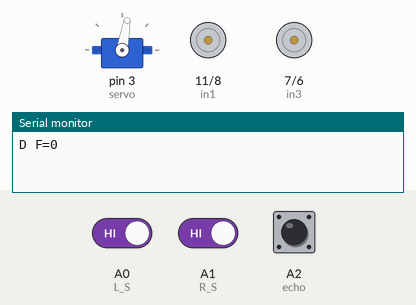
A sketch run on a simulated Arduino Uno, built with avr-gcc and run on an emulated ATmega328P. On the bench: servo, motor-driver pin pairs drawn as motors (green arrow = first pin HIGH = forward, orange = second pin HIGH = backward, longer = more drive, scaled by the enable pin), the last lines printed to the serial monitor. Wiring (inferred from the names in the program): servo: signal pin 3. Inputs (shaded band) come from the test bench; at power-on: A0 (L_S) HIGH, A1 (R_S) HIGH, A2 (echo) LOW. Servo pulses on a pin are drawn as a servo (544–2400 µs = 0–180°).

Above: at 5.3 s.
5.4 s: A0 (L_S) driven LOW
At 7.3 s:
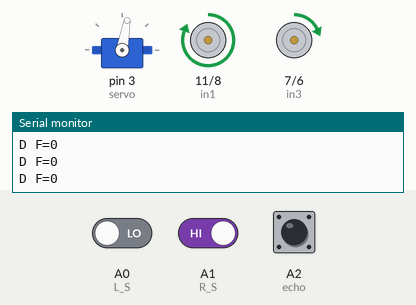
7.6 s: A1 (R_S) driven LOW
At 9.0 s:
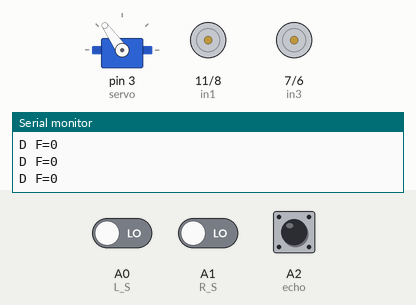
11.1 s: A2 (echo) pulsed HIGH 5 times (0.12 s each, 0.3 s apart)
14.6 s: A0 (L_S) driven HIGH
At 17.8 s:
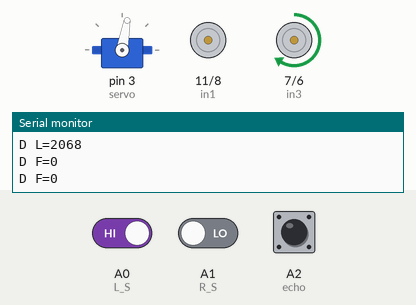
18.1 s: A0 (L_S) driven LOW
At 23.3 s:
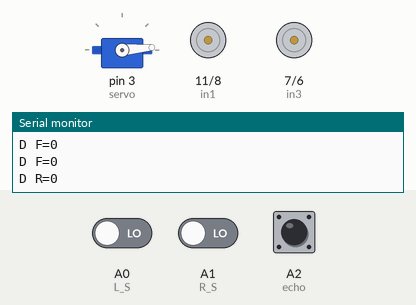
25.1 s: A1 (R_S) driven HIGH
At 27.8 s:
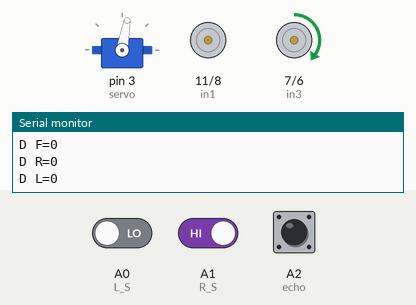
Timing chart, 0 to 29.6 s (numbered marks = the images above; inputs shaded):
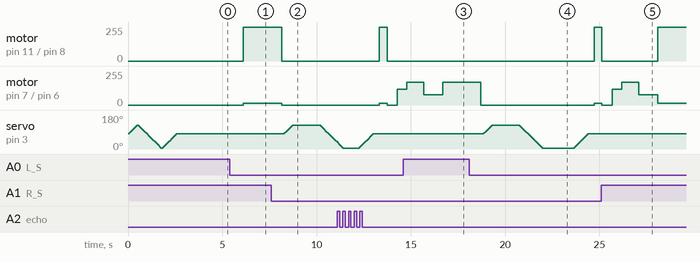

The sketch:

trail_robo_final.ino
```cpp
#define enA 12  //Enable1 L298 Pin enA
#define in1 11  //Motor1  L298 Pin in1
#define in2 8   //Motor1  L298 Pin in1
#define in3 7   //Motor2  L298 Pin in1
#define in4 6   //Motor2  L298 Pin in1
#define enB 5   //Enable2 L298 Pin enB

#define L_S A0  //ir sensor Left
#define R_S A1  //ir sensor Right

#define echo A2     //Echo pin
#define trigger A4  //Trigger pin

#define servo 3

int Set = 20;
int distance_L, distance_F, distance_R;

void setup() {  // put your setup code here, to run once

  Serial.begin(9600);  // start serial communication at 9600bps

  pinMode(R_S, INPUT);  // declare if sensor as input
  pinMode(L_S, INPUT);  // declare ir sensor as input

  pinMode(echo, INPUT);      // declare ultrasonic sensor Echo pin as input
  pinMode(trigger, OUTPUT);  // declare ultrasonic sensor Trigger pin as Output

  pinMode(enA, OUTPUT);  // declare as output for L298 Pin enA
  pinMode(in1, OUTPUT);  // declare as output for L298 Pin in1
  pinMode(in2, OUTPUT);  // declare as output for L298 Pin in2
  pinMode(in3, OUTPUT);  // declare as output for L298 Pin in3
  pinMode(in4, OUTPUT);  // declare as output for L298 Pin in4
  pinMode(enB, OUTPUT);  // declare as output for L298 Pin enB

  analogWrite(enA, 200);  // Write The Duty Cycle 0 to 255 Enable Pin A for Motor1 Speed
  analogWrite(enB, 200);  // Write The Duty Cycle 0 to 255 Enable Pin B for Motor2 Speed

  pinMode(servo, OUTPUT);

  for (int angle =80; angle <= 125; angle += 5) {
    servoPulse(servo, angle);
  }
  for (int angle = 125; angle >= 5; angle -= 5) {
    servoPulse(servo, angle);
  }

  for (int angle = 5; angle <= 80; angle += 5) {
    servoPulse(servo, angle);
  }

  distance_F = Ultrasonic_read();

  delay(500);
}


void loop() {
  //==============================================
  //     Line Follower and Obstacle Avoiding
  //==============================================

  distance_F = Ultrasonic_read();
  Serial.print("D F=");
  Serial.println(distance_F);


  //if Right Sensor and Left Sensor are at White color then it will call forword function
  if ((digitalRead(R_S) == 0) && (digitalRead(L_S) == 0)) {
    if (distance_F > Set) {
      forword();
    } else {
      Check_side();
    }
  }

  //if Right Sensor is Black and Left Sensor is White then it will call turn Right function
  else if ((digitalRead(R_S) == 1) && (digitalRead(L_S) == 0)) { turnRight(); }

  //if Right Sensor is White and Left Sensor is Black then it will call turn Left function
  else if ((digitalRead(R_S) == 0) && (digitalRead(L_S) == 1)) {
    turnLeft();
  }

  delay(10);
}

void servoPulse(int pin, int angle) {
  int pwm = (angle * 11) + 500;
  digitalWrite(pin, HIGH);
  delayMicroseconds(pwm);
  digitalWrite(pin, LOW);
  delay(50);  // Refresh cycle of servo
}


//Ultrasonic_read**************************
long Ultrasonic_read() {
  digitalWrite(trigger, LOW);
  delayMicroseconds(2);
  digitalWrite(trigger, HIGH);
  delayMicroseconds(10);
  long time = pulseIn(echo, HIGH);
  return time / 29 / 2;
}

void compareDistance() {
  if (distance_L < distance_R) {
    turnLeft();
    delay(500);
    Stop();
    delay(500);
    forward();
    delay(500);
    turnRight();
    delay(900);
    forword();
    return;
  } else {
    turnRight();
    delay(400);
     Stop();
    delay(550);
    forward();
    delay(500);
    turnLeft();
    delay(900);
    forword();
    return;

  }
}

void Check_side() {
  Stop();
  delay(100);
  for (int angle = 80; angle <= 125; angle += 5) {
    servoPulse(servo, angle);
  }
  delay(300);
  distance_R = Ultrasonic_read();
  Serial.print("D R=");
  Serial.println(distance_R);
  delay(100);
  for (int angle = 125; angle >= 5; angle -= 5) {
    servoPulse(servo, angle);
  }
  delay(500);
  distance_L = Ultrasonic_read();
  Serial.print("D L=");
  Serial.println(distance_L);
  delay(100);
  for (int angle = 5; angle <= 80; angle += 5) {
    servoPulse(servo, angle);
  }
  delay(300);
  compareDistance();
}
void forward() {
  analogWrite(enA, 120);
  analogWrite(enB, 120);         //forword
  digitalWrite(in1, HIGH);   //Left Motor backword Pin
  digitalWrite(in2, LOW);  //Left Motor forword Pin
  digitalWrite(in3, HIGH);  //Right Motor forword Pin
  digitalWrite(in4, LOW);   //Right Motor backword Pin
}
void forword() {
  analogWrite(enA, 78);
  analogWrite(enB, 78);         //forword
  digitalWrite(in1, HIGH);   //Left Motor backword Pin
  digitalWrite(in2, LOW);  //Left Motor forword Pin
  digitalWrite(in3, HIGH);  //Right Motor forword Pin
  digitalWrite(in4, LOW);   //Right Motor backword Pin
}

void backword() {           //backword
  digitalWrite(in1, LOW);  //Left Motor backword Pin
  digitalWrite(in2, HIGH);   //Left Motor forword Pin
  digitalWrite(in3, LOW);   //Right Motor forword Pin
  digitalWrite(in4, HIGH);  //Right Motor backword Pin
}

void turnRight() {  //turnRight
  analogWrite(enA, 170);
  analogWrite(enB, 15);
  digitalWrite(in2, LOW);   //Left Motor backword Pin
  digitalWrite(in1, HIGH);  //Left Motor forword Pin
  digitalWrite(in4, LOW);   //Right Motor forword Pin
  digitalWrite(in3, HIGH);  //Right Motor backword Pin
}

void turnLeft() {
  analogWrite(enA, 15);
  analogWrite(enB, 170);           //turnLeft
  digitalWrite(in1, HIGH);  //Left Motor backword Pin
  digitalWrite(in2, LOW);   //Left Motor forword Pin
  digitalWrite(in3, HIGH);  //Right Motor forword Pin
  digitalWrite(in4, LOW);   //Right Motor backword Pin
}

void Stop() {              //stop
  digitalWrite(in1, LOW);  //Left Motor backword Pin
  digitalWrite(in2, LOW);  //Left Motor forword Pin
  digitalWrite(in3, LOW);  //Right Motor forword Pin
  digitalWrite(in4, LOW);  //Right Motor backword Pin
}
```

Measured:
- after the input at 5.4 s, motor on pin 11 (in1) / pin 8 (in2): stopped → forward 255/255 after 0.72 s; motor on pin 7 (in3) / pin 6 (in4): stopped → forward 15/255 after 0.72 s
- after the input at 7.6 s, motor on pin 11 (in1) / pin 8 (in2): forward 255/255 → stopped after 0.54 s; motor on pin 7 (in3) / pin 6 (in4): forward 15/255 → stopped after 0.54 s; servo on pin 3 (servo): rises from 80° to 125° in 0.41 s, then falls to 35° in 2.4 s
- after the input at 14.6 s, servo on pin 3 (servo): stays 80° (without the input it goes to 85° after 2.2 s)
- after the input at 18.1 s, motor on pin 11 (in1) / pin 8 (in2): stopped → forward 255/255 after 6.6 s; motor on pin 7 (in3) / pin 6 (in4): forward 170/255 → stopped after 0.62 s, → forward 15/255 6.0 s later
- after the input at 25.1 s, servo on pin 3 (servo): stays 80° (without the input it goes to 85° after 3.1 s)
